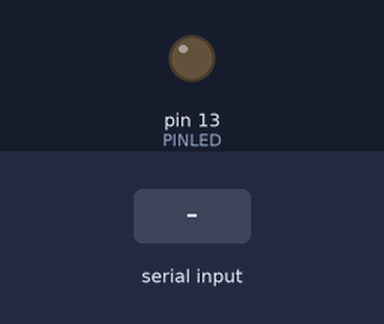
Bench run of a sketch on a simulated Arduino Uno, built with avr-gcc and run on an emulated ATmega328P. Shown: output pins drawn as LEDs (lit = HIGH). The test bench sets the inputs (shaded band).

Above: at 1.2 s.
1.3 s: byte 108 (CMD_LIGA_LED) received over Serial
At 2.6 s:
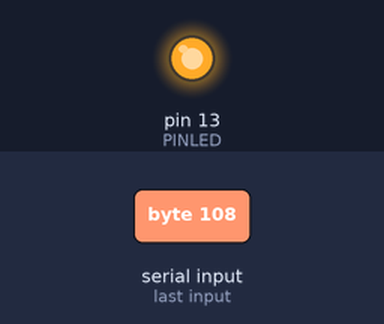
Timing chart, 0 to 4.3 s (numbered marks = the images above; inputs shaded):
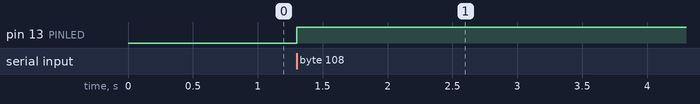

The sketch:

comunicao_serial.ino
```cpp
#define PINLED            13
#define BAUDRATE          115200
#define CMD_LIGA_LED      108
#define CMD_DESLIGA_LED   100


void setup(){
  Serial.begin(BAUDRATE);
  pinMode(PINLED, OUTPUT);
}

void loop(){
  if (Serial.available() > 0) {
    unsigned char cmd_rx = Serial.read();
    if (cmd_rx == CMD_LIGA_LED) { // letra l -> LIGAR
      digitalWrite(PINLED, HIGH);
    }
    else if (cmd_rx == CMD_DESLIGA_LED) { // letra d -> DESLIGAR
      digitalWrite(PINLED, LOW);
    }
  }
}
```

Measured:
- after the input at 1.3 s, pin 13 (PINLED): LOW → HIGH at once
